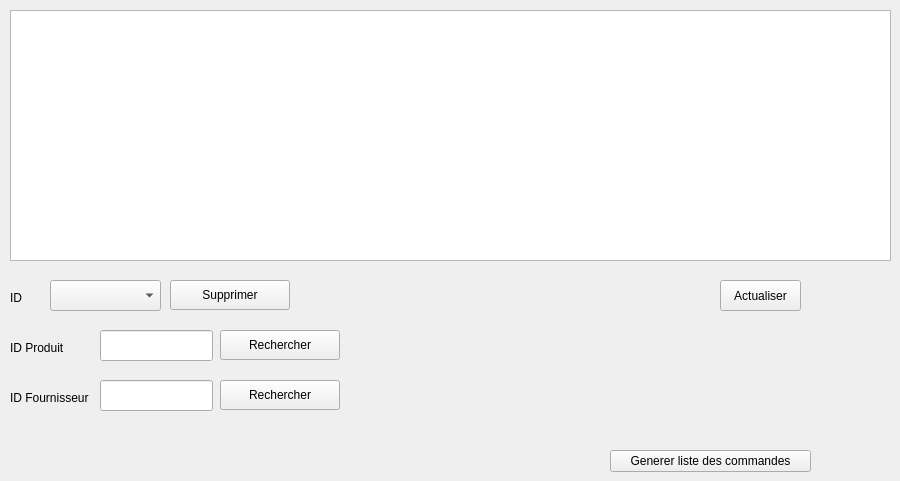
        <widget class="QWidget" name="tab_33">
         <attribute name="title">
          <string>Consulter Les Commandes Fournisseur</string>
         </attribute>
         <widget class="QTableView" name="tabCommandeFournisseur">
          <property name="geometry">
           <rect>
            <x>10</x>
            <y>10</y>
            <width>881</width>
            <height>251</height>
           </rect>
          </property>
         </widget>
         <widget class="QPushButton" name="pushButton_47">
          <property name="geometry">
           <rect>
            <x>170</x>
            <y>280</y>
            <width>120</width>
            <height>30</height>
           </rect>
          </property>
          <property name="text">
           <string>Supprimer</string>
          </property>
         </widget>
         <widget class="QLabel" name="label_106">
          <property name="geometry">
           <rect>
            <x>10</x>
            <y>290</y>
            <width>31</width>
            <height>16</height>
           </rect>
          </property>
          <property name="text">
           <string>ID</string>
          </property>
         </widget>
         <widget class="QLineEdit" name="CF_S_F">
          <property name="geometry">
           <rect>
            <x>100</x>
            <y>380</y>
            <width>113</width>
            <height>31</height>
           </rect>
          </property>
         </widget>
         <widget class="QLabel" name="label_130">
          <property name="geometry">
           <rect>
            <x>10</x>
            <y>390</y>
            <width>80</width>
            <height>16</height>
           </rect>
          </property>
          <property name="text">
           <string>ID Fournisseur</string>
          </property>
         </widget>
         <widget class="QPushButton" name="pushButton_48">
          <property name="geometry">
           <rect>
            <x>220</x>
            <y>380</y>
            <width>120</width>
            <height>30</height>
           </rect>
          </property>
          <property name="text">
           <string>Rechercher</string>
          </property>
         </widget>
         <widget class="QLineEdit" name="CF_S_P">
          <property name="geometry">
           <rect>
            <x>100</x>
            <y>330</y>
            <width>113</width>
            <height>31</height>
           </rect>
          </property>
         </widget>
         <widget class="QLabel" name="label_131">
          <property name="geometry">
           <rect>
            <x>10</x>
            <y>340</y>
            <width>80</width>
            <height>16</height>
           </rect>
          </property>
          <property name="text">
           <string>ID Produit</string>
          </property>
         </widget>
         <widget class="QPushButton" name="pushButton_49">
          <property name="geometry">
           <rect>
            <x>220</x>
            <y>330</y>
            <width>120</width>
            <height>30</height>
           </rect>
          </property>
          <property name="text">
           <string>Rechercher</string>
          </property>
         </widget>
         <widget class="QComboBox" name="CF_DELETE_COMBO">
          <property name="geometry">
           <rect>
            <x>50</x>
            <y>280</y>
            <width>111</width>
            <height>31</height>
           </rect>
          </property>
         </widget>
         <widget class="QPushButton" name="CF_Act">
          <property name="geometry">
           <rect>
            <x>720</x>
            <y>280</y>
            <width>81</width>
            <height>31</height>
           </rect>
          </property>
          <property name="text">
           <string>Actualiser</string>
          </property>
         </widget>
         <widget class="QPushButton" name="pdf_f">
          <property name="geometry">
           <rect>
            <x>610</x>
            <y>450</y>
            <width>201</width>
            <height>22</height>
           </rect>
          </property>
          <property name="text">
           <string>Generer liste des commandes</string>
          </property>
         </widget>
        </widget>
